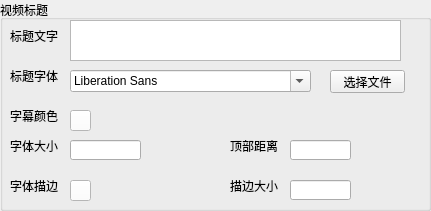
    <widget class="QGroupBox" name="groupBox_4">
     <property name="geometry">
      <rect>
       <x>0</x>
       <y>470</y>
       <width>431</width>
       <height>211</height>
      </rect>
     </property>
     <property name="title">
      <string>视频标题</string>
     </property>
     <widget class="QLabel" name="label_16">
      <property name="geometry">
       <rect>
        <x>10</x>
        <y>30</y>
        <width>54</width>
        <height>12</height>
       </rect>
      </property>
      <property name="text">
       <string>标题文字</string>
      </property>
     </widget>
     <widget class="QLabel" name="label_17">
      <property name="geometry">
       <rect>
        <x>10</x>
        <y>70</y>
        <width>54</width>
        <height>12</height>
       </rect>
      </property>
      <property name="text">
       <string>标题字体</string>
      </property>
     </widget>
     <widget class="QLabel" name="label_18">
      <property name="geometry">
       <rect>
        <x>10</x>
        <y>110</y>
        <width>54</width>
        <height>12</height>
       </rect>
      </property>
      <property name="text">
       <string>字幕颜色</string>
      </property>
     </widget>
     <widget class="QLabel" name="label_19">
      <property name="geometry">
       <rect>
        <x>10</x>
        <y>140</y>
        <width>54</width>
        <height>12</height>
       </rect>
      </property>
      <property name="text">
       <string>字体大小</string>
      </property>
     </widget>
     <widget class="QLabel" name="label_20">
      <property name="geometry">
       <rect>
        <x>10</x>
        <y>180</y>
        <width>54</width>
        <height>12</height>
       </rect>
      </property>
      <property name="text">
       <string>字体描边</string>
      </property>
     </widget>
     <widget class="QTextEdit" name="TitleWord">
      <property name="geometry">
       <rect>
        <x>70</x>
        <y>20</y>
        <width>331</width>
        <height>41</height>
       </rect>
      </property>
     </widget>
     <widget class="QFontComboBox" name="Font">
      <property name="geometry">
       <rect>
        <x>70</x>
        <y>70</y>
        <width>241</width>
        <height>22</height>
       </rect>
      </property>
     </widget>
     <widget class="QToolButton" name="WordColor">
      <property name="geometry">
       <rect>
        <x>70</x>
        <y>110</y>
        <width>21</width>
        <height>21</height>
       </rect>
      </property>
      <property name="styleSheet">
       <string notr="true">background-color: rgb(255, 255, 255);</string>
      </property>
      <property name="text">
       <string/>
      </property>
     </widget>
     <widget class="QLineEdit" name="FontSize">
      <property name="geometry">
       <rect>
        <x>70</x>
        <y>140</y>
        <width>71</width>
        <height>20</height>
       </rect>
      </property>
     </widget>
     <widget class="QToolButton" name="BorderColor">
      <property name="geometry">
       <rect>
        <x>70</x>
        <y>180</y>
        <width>21</width>
        <height>21</height>
       </rect>
      </property>
      <property name="styleSheet">
       <string notr="true">background-color: rgb(255, 255, 255);</string>
      </property>
      <property name="text">
       <string/>
      </property>
     </widget>
     <widget class="QLabel" name="label_21">
      <property name="geometry">
       <rect>
        <x>230</x>
        <y>140</y>
        <width>54</width>
        <height>12</height>
       </rect>
      </property>
      <property name="text">
       <string>顶部距离</string>
      </property>
     </widget>
     <widget class="QLabel" name="label_22">
      <property name="geometry">
       <rect>
        <x>230</x>
        <y>180</y>
        <width>54</width>
        <height>12</height>
       </rect>
      </property>
      <property name="text">
       <string>描边大小</string>
      </property>
     </widget>
     <widget class="QLineEdit" name="bottomDistance">
      <property name="geometry">
       <rect>
        <x>290</x>
        <y>140</y>
        <width>61</width>
        <height>20</height>
       </rect>
      </property>
     </widget>
     <widget class="QLineEdit" name="BorderSize">
      <property name="geometry">
       <rect>
        <x>290</x>
        <y>180</y>
        <width>61</width>
        <height>20</height>
       </rect>
      </property>
     </widget>
     <widget class="QPushButton" name="SelectFont">
      <property name="geometry">
       <rect>
        <x>330</x>
        <y>70</y>
        <width>75</width>
        <height>23</height>
       </rect>
      </property>
      <property name="text">
       <string>选择文件</string>
      </property>
     </widget>
    </widget>
